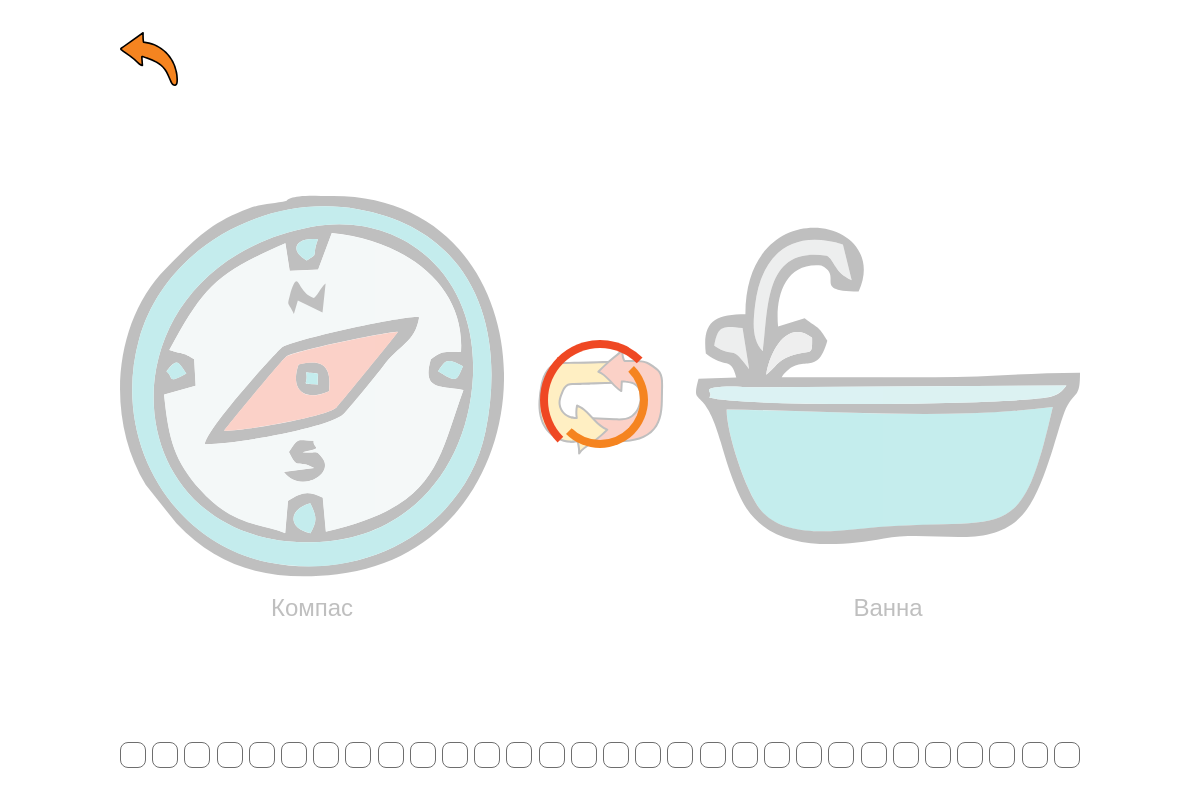
The app's page /play with its own data.
### data/items.py (models this page shows)
class Items(SqlAlchemyBase, SerializerMixin):
    __tablename__ = 'items'
    id = sqlalchemy.Column(sqlalchemy.Integer,
                           primary_key=True, autoincrement=True)
    name = sqlalchemy.Column(sqlalchemy.String)
    filename = sqlalchemy.Column(sqlalchemy.String)

### main.py (the view)
@app.route("/play")
def play_page():
    session = create_session()
    mode = request.cookies.get("mode", "third-wheel")
    time = request.cookies.get("time", "third-wheel")
    if mode == "third-wheel":
        try:
            items = list(map(lambda x: session.query(Items).get(x),
                             random.sample(range(1, session.query(Items).count()),
                                           int(request.cookies.get("level", 1)) + 1)))
        except ValueError:
            abort(400, "Level must be integer")
        return render_template("third_wheel.html", items=items, time=time)
    elif mode == "endless-orange":
        item = session.query(Items).get(random.randint(1, session.query(Items).count()))
        quest = session.query(Quests).get(random.randint(1, session.query(Quests).count()))
        return render_template("endless_orange.html", item=item, quest=quest, time=time)
    else:
        abort(400, "Unknown game mode")

### data/db_session.py (called while the page is built)
def create_session() -> Session:
    global __factory
    return __factory()

### main.py (called while the page is built)
@app.after_request
def add_header(r):
    if not app.config["DEBUG"]:
        return r
    r.headers["Cache-Control"] = "no-cache, no-store, must-revalidate"
    r.headers["Pragma"] = "no-cache"
    r.headers["Expires"] = "0"
    r.headers['Cache-Control'] = 'public, max-age=0'
    return r

### templates/third_wheel.html (shortened to what this page needs)
{% extends "base.html" %}
{% set jquery = True %}
{% block styles %}
    <link rel="stylesheet" href="{{ url_for('static', filename='css/play_page.css') }}">
    <link rel="stylesheet" href="{{ url_for('static', filename='css/third_wheel.css') }}">
{% endblock styles %}
{% block content %}
    <div class="header">
        <a id="return-icon" href="/settings"></a>
    </div>
    <div class="card" data-count="{{ items | length }}">
        <div class="preloader"></div>
        {% for item in items %}
            <div class="card__item" style="order: {{ loop.index }};" data-id="{{ item.id }}">
                <img src="{{ item.filename }}" class="card__img">
                <p class="card__item-name">{{ item.name }}</p>
            </div>
        {% endfor %}
        <a class="card__swap-btn">
            <div class="lottie" id="swap-btn" data-url="{{ url_for('static', filename='swap-icon.json') }}"></div>
        </a>
    </div>
    <div class="footer">
        <div class="timer">
            <div class="timer__cell"></div>
            <div class="timer__cell"></div>
            <div class="timer__cell"></div>
            <div class="timer__cell"></div>
            <div class="timer__cell"></div>
            <div class="timer__cell"></div>
            <div class="timer__cell"></div>
            <div class="timer__cell"></div>
            <div class="timer__cell"></div>
            <div class="timer__cell"></div>
            <div class="timer__cell"></div>
            <div class="timer__cell"></div>
            <div class="timer__cell"></div>
            <div class="timer__cell"></div>
            <div class="timer__cell"></div>
            <div class="timer__cell"></div>
            <div class="timer__cell"></div>
            <div class="timer__cell"></div>
            <div class="timer__cell"></div>
            <div class="timer__cell"></div>
            <div class="timer__cell"></div>
            <div class="timer__cell"></div>
            <div class="timer__cell"></div>
            <div class="timer__cell"></div>
            <div class="timer__cell"></div>
            <div class="timer__cell"></div>
            <div class="timer__cell"></div>
            <div class="timer__cell"></div>
            <div class="timer__cell"></div>
            <div class="timer__cell"></div>
        </div>
    </div>
{% endblock content %}

### templates/base.html (shortened to what this page needs)
<!DOCTYPE html>
<html lang="ru">
<head>
    <link href="{{ url_for('static', filename='css/base.css') }}" rel="stylesheet">
    {% block styles %}{% endblock styles %}
</head>
<body>
    <main class="container">
        {% block content %}{% endblock %}
    </main>
</body>
</html>

### static/css/base.css (style rules this page uses)
*, *::before, *::after { margin: 0; padding: 0; outline: none !important; -webkit-tap-highlight-color: rgba(0, 0, 0, 0) !important; }
body { font-family: "Open Sans", sans-serif; font-size: 16px; width: 100%; height: 100%; }
main.container { padding: 4em 20%; }

### static/css/play_page.css (style rules this page uses)
body { position: fixed; }
main.container { height: calc(100vh - 8em); height: calc(var(--vh, 1vh) * 100 - 8em); display: flex; flex-direction: column; justify-content: space-between; position: relative; }
@media (max-width: 1366px) { main.container { padding: 2em 10%; height: calc(100vh - 4em); height: calc(var(--vh, 1vh) * 100 - 4em); } }
.header, .footer { height: 10%; display: block; }
.header { display: flex; justify-content: left; align-items: center; }
#return-icon { height: 100%; width: 100%; min-height: 2em; background: url("../img/return-icon.svg"); background-repeat: no-repeat; background-size: contain; }
.card { overflow: hidden; display: flex; justify-content: space-between; align-items: center; height: 80%; padding: 10% 0; position: relative; }
.preloader { position: absolute; top: 0; left: 0; width: 100%; height: 100%; background-color: rgba(255, 255, 255, 0.75); z-index: 1000; display: none; }
.preloader::before { content: ""; position: absolute; width: 5em; height: 5em; border-radius: 50%; background-color: transparent; border: 0.5em solid #F58420; border-left-color: transparent; border-top-color: transparent; top: calc(50% - 3em); left: calc(50% - 3em); animation: preloader-spinL 0.8s linear infinite; -o-animation: preloader-spinL 0.8s linear infinite; -moz-animation: preloader-spinL 0.8s linear infinite; -webkit-animation: preloader-spinL 0.8s linear infinite; }
.preloader::after { content: ""; position: absolute; width: 6.5em; height: 6.5em; border-radius: 50%; background-color: transparent; border: 0.5em solid #EF4823; border-right-color: transparent; border-bottom-color: transparent; top: calc(50% - 3.75em); left: calc(50% - 3.75em); animation: preloader-spinR 1.6s linear infinite; -o-animation: preloader-spinR 1.6s linear infinite; -moz-animation: preloader-spinR 1.6s linear infinite; -webkit-animation: preloader-spinR 1.6s linear infinite; }
.card__item, .card__quest { width: 40%; height: 100%; display: flex; flex-direction: column; justify-content: center; align-items: center; }
.card__swap-btn { width: 10em; cursor: pointer; padding: 1em 0; display: flex; justify-content: center; align-items: center; user-select: none; -moz-user-select: none; -webkit-user-select: none; }
.card__img { height: inherit; max-height: 100%; margin: 1em 0; }
.card__item-name { text-transform: capitalize; text-align: center; font-size: 1.5em; font-family: "Russo one", sans-serif; }
.timer { display: flex; justify-content: space-between; align-items: flex-end; height: 100%; }
.timer__cell { width: 2.5%; height: 75%; max-height: 1.5em; border: 1px solid #6e6e6e; border-radius: 8px; background-color: #F58420; transition: background-color 0s; }
.timer__cell.empty { background-color: transparent; transition: background-color 2s ease-out; }

### static/css/third_wheel.css (style rules this page uses)
.card[data-count="2"] .card__swap-btn { order: 1; }

### records on screen
Items: filename (picture), name "Компас"
Items: filename (picture), name "Ванна"
